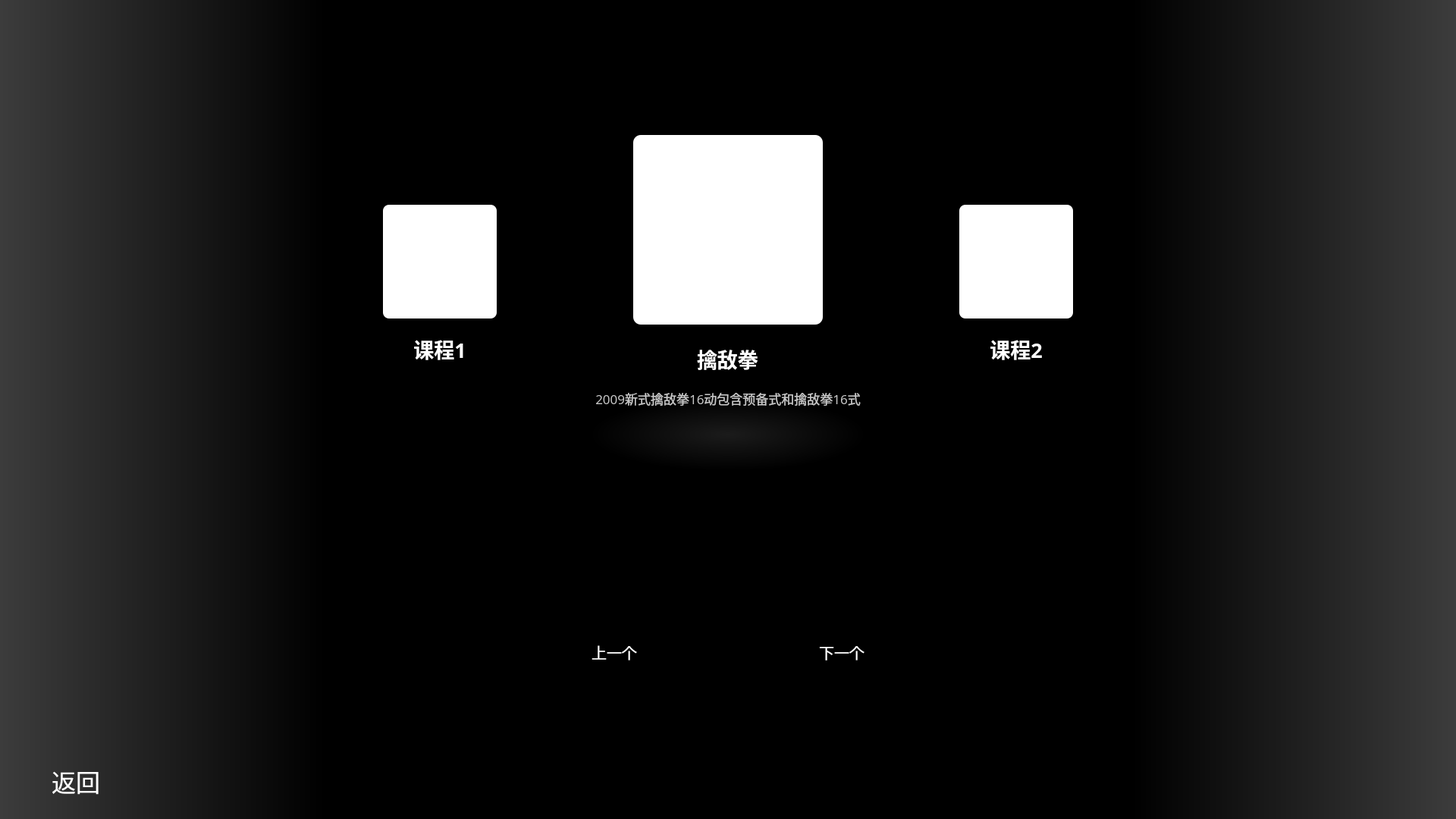
<?xml version="1.0" encoding="UTF-8"?>
<ui version="4.0">
 <class>Lessons_Select</class>
 <widget class="QWidget" name="Lessons_Select">
  <property name="geometry">
   <rect>
    <x>0</x>
    <y>0</y>
    <width>1920</width>
    <height>1080</height>
   </rect>
  </property>
  <property name="windowTitle">
   <string>Form</string>
  </property>
  <layout class="QHBoxLayout" name="horizontalLayout">
   <property name="spacing">
    <number>0</number>
   </property>
   <property name="leftMargin">
    <number>0</number>
   </property>
   <property name="topMargin">
    <number>0</number>
   </property>
   <property name="rightMargin">
    <number>0</number>
   </property>
   <property name="bottomMargin">
    <number>0</number>
   </property>
   <item>
    <widget class="QFrame" name="base_frame">
     <property name="sizePolicy">
      <sizepolicy hsizetype="Preferred" vsizetype="Preferred">
       <horstretch>0</horstretch>
       <verstretch>0</verstretch>
      </sizepolicy>
     </property>
     <property name="frameShape">
      <enum>QFrame::NoFrame</enum>
     </property>
     <property name="frameShadow">
      <enum>QFrame::Raised</enum>
     </property>
     <layout class="QHBoxLayout" name="horizontalLayout_2">
      <property name="spacing">
       <number>0</number>
      </property>
      <property name="leftMargin">
       <number>0</number>
      </property>
      <property name="topMargin">
       <number>0</number>
      </property>
      <property name="rightMargin">
       <number>0</number>
      </property>
      <property name="bottomMargin">
       <number>0</number>
      </property>
      <item>
       <widget class="QFrame" name="left_frame">
        <property name="sizePolicy">
         <sizepolicy hsizetype="Expanding" vsizetype="Preferred">
          <horstretch>2</horstretch>
          <verstretch>0</verstretch>
         </sizepolicy>
        </property>
        <property name="styleSheet">
         <string notr="true">background-color: qlineargradient(spread:pad, x1:0, y1:0, x2:1, y2:0, stop:0 rgba(60, 60, 60, 255), stop:1 rgba(0, 0, 0, 255));</string>
        </property>
        <property name="frameShape">
         <enum>QFrame::NoFrame</enum>
        </property>
        <property name="frameShadow">
         <enum>QFrame::Raised</enum>
        </property>
        <layout class="QVBoxLayout" name="verticalLayout_6">
         <property name="spacing">
          <number>0</number>
         </property>
         <property name="leftMargin">
          <number>0</number>
         </property>
         <property name="topMargin">
          <number>0</number>
         </property>
         <property name="rightMargin">
          <number>0</number>
         </property>
         <property name="bottomMargin">
          <number>0</number>
         </property>
         <item>
          <spacer name="verticalSpacer_11">
           <property name="orientation">
            <enum>Qt::Vertical</enum>
           </property>
           <property name="sizeHint" stdset="0">
            <size>
             <width>20</width>
             <height>40</height>
            </size>
           </property>
          </spacer>
         </item>
         <item>
          <widget class="QPushButton" name="btn_back">
           <property name="minimumSize">
            <size>
             <width>200</width>
             <height>100</height>
            </size>
           </property>
           <property name="maximumSize">
            <size>
             <width>200</width>
             <height>100</height>
            </size>
           </property>
           <property name="font">
            <font>
             <family>微软雅黑</family>
             <pointsize>24</pointsize>
            </font>
           </property>
           <property name="styleSheet">
            <string notr="true">QPushButton{
border:none;
background-color: rgba(50, 50, 50,0);
	color: rgb(255, 255, 255);
}</string>
           </property>
           <property name="text">
            <string>返回</string>
           </property>
           <property name="icon">
            <iconset resource="../res.qrc">
             <normaloff>:/icons/figs/icon/返回.png</normaloff>:/icons/figs/icon/返回.png</iconset>
           </property>
           <property name="iconSize">
            <size>
             <width>45</width>
             <height>45</height>
            </size>
           </property>
          </widget>
         </item>
        </layout>
       </widget>
      </item>
      <item>
       <widget class="QFrame" name="center_frame">
        <property name="sizePolicy">
         <sizepolicy hsizetype="Expanding" vsizetype="Preferred">
          <horstretch>5</horstretch>
          <verstretch>0</verstretch>
         </sizepolicy>
        </property>
        <property name="styleSheet">
         <string notr="true"/>
        </property>
        <property name="frameShape">
         <enum>QFrame::NoFrame</enum>
        </property>
        <property name="frameShadow">
         <enum>QFrame::Raised</enum>
        </property>
        <layout class="QVBoxLayout" name="verticalLayout">
         <property name="spacing">
          <number>0</number>
         </property>
         <property name="leftMargin">
          <number>0</number>
         </property>
         <property name="topMargin">
          <number>0</number>
         </property>
         <property name="rightMargin">
          <number>0</number>
         </property>
         <property name="bottomMargin">
          <number>0</number>
         </property>
         <item>
          <widget class="QFrame" name="center_top_frame">
           <property name="sizePolicy">
            <sizepolicy hsizetype="Preferred" vsizetype="Expanding">
             <horstretch>0</horstretch>
             <verstretch>6</verstretch>
            </sizepolicy>
           </property>
           <property name="styleSheet">
            <string notr="true">background-color: rgb(0, 0, 0);</string>
           </property>
           <property name="frameShape">
            <enum>QFrame::StyledPanel</enum>
           </property>
           <property name="frameShadow">
            <enum>QFrame::Raised</enum>
           </property>
           <layout class="QHBoxLayout" name="horizontalLayout_3">
            <property name="spacing">
             <number>0</number>
            </property>
            <property name="leftMargin">
             <number>0</number>
            </property>
            <property name="topMargin">
             <number>0</number>
            </property>
            <property name="rightMargin">
             <number>0</number>
            </property>
            <property name="bottomMargin">
             <number>0</number>
            </property>
            <item>
             <widget class="QFrame" name="left_fig_frame">
              <property name="sizePolicy">
               <sizepolicy hsizetype="Expanding" vsizetype="Preferred">
                <horstretch>2</horstretch>
                <verstretch>0</verstretch>
               </sizepolicy>
              </property>
              <property name="styleSheet">
               <string notr="true"/>
              </property>
              <property name="frameShape">
               <enum>QFrame::StyledPanel</enum>
              </property>
              <property name="frameShadow">
               <enum>QFrame::Raised</enum>
              </property>
              <layout class="QVBoxLayout" name="verticalLayout_3">
               <property name="spacing">
                <number>0</number>
               </property>
               <property name="leftMargin">
                <number>0</number>
               </property>
               <property name="topMargin">
                <number>0</number>
               </property>
               <property name="rightMargin">
                <number>0</number>
               </property>
               <property name="bottomMargin">
                <number>0</number>
               </property>
               <item>
                <spacer name="verticalSpacer_3">
                 <property name="orientation">
                  <enum>Qt::Vertical</enum>
                 </property>
                 <property name="sizeType">
                  <enum>QSizePolicy::Expanding</enum>
                 </property>
                 <property name="sizeHint" stdset="0">
                  <size>
                   <width>20</width>
                   <height>40</height>
                  </size>
                 </property>
                </spacer>
               </item>
               <item alignment="Qt::AlignHCenter">
                <widget class="QLabel" name="lab_left_fig">
                 <property name="minimumSize">
                  <size>
                   <width>150</width>
                   <height>150</height>
                  </size>
                 </property>
                 <property name="maximumSize">
                  <size>
                   <width>150</width>
                   <height>150</height>
                  </size>
                 </property>
                 <property name="styleSheet">
                  <string notr="true">background-color: rgb(255, 255, 255);
border-radius: 8px;</string>
                 </property>
                 <property name="text">
                  <string/>
                 </property>
                 <property name="alignment">
                  <set>Qt::AlignCenter</set>
                 </property>
                </widget>
               </item>
               <item>
                <spacer name="verticalSpacer">
                 <property name="orientation">
                  <enum>Qt::Vertical</enum>
                 </property>
                 <property name="sizeType">
                  <enum>QSizePolicy::Fixed</enum>
                 </property>
                 <property name="sizeHint" stdset="0">
                  <size>
                   <width>20</width>
                   <height>20</height>
                  </size>
                 </property>
                </spacer>
               </item>
               <item alignment="Qt::AlignHCenter">
                <widget class="QLabel" name="lab_left_title">
                 <property name="minimumSize">
                  <size>
                   <width>0</width>
                   <height>100</height>
                  </size>
                 </property>
                 <property name="maximumSize">
                  <size>
                   <width>16777214</width>
                   <height>100</height>
                  </size>
                 </property>
                 <property name="font">
                  <font>
                   <family>微软雅黑</family>
                   <pointsize>20</pointsize>
                   <bold>true</bold>
                  </font>
                 </property>
                 <property name="styleSheet">
                  <string notr="true">color: rgb(255, 255, 255);</string>
                 </property>
                 <property name="text">
                  <string>课程1</string>
                 </property>
                 <property name="alignment">
                  <set>Qt::AlignHCenter|Qt::AlignTop</set>
                 </property>
                </widget>
               </item>
               <item>
                <spacer name="verticalSpacer_2">
                 <property name="orientation">
                  <enum>Qt::Vertical</enum>
                 </property>
                 <property name="sizeType">
                  <enum>QSizePolicy::Expanding</enum>
                 </property>
                 <property name="sizeHint" stdset="0">
                  <size>
                   <width>20</width>
                   <height>40</height>
                  </size>
                 </property>
                </spacer>
               </item>
              </layout>
             </widget>
            </item>
            <item>
             <widget class="QFrame" name="center_fig_frame">
              <property name="sizePolicy">
               <sizepolicy hsizetype="Expanding" vsizetype="Preferred">
                <horstretch>3</horstretch>
                <verstretch>0</verstretch>
               </sizepolicy>
              </property>
              <property name="styleSheet">
               <string notr="true"/>
              </property>
              <property name="frameShape">
               <enum>QFrame::StyledPanel</enum>
              </property>
              <property name="frameShadow">
               <enum>QFrame::Raised</enum>
              </property>
              <layout class="QVBoxLayout" name="verticalLayout_2">
               <property name="spacing">
                <number>0</number>
               </property>
               <property name="leftMargin">
                <number>0</number>
               </property>
               <property name="topMargin">
                <number>0</number>
               </property>
               <property name="rightMargin">
                <number>0</number>
               </property>
               <property name="bottomMargin">
                <number>0</number>
               </property>
               <item>
                <spacer name="verticalSpacer_6">
                 <property name="orientation">
                  <enum>Qt::Vertical</enum>
                 </property>
                 <property name="sizeHint" stdset="0">
                  <size>
                   <width>20</width>
                   <height>60</height>
                  </size>
                 </property>
                </spacer>
               </item>
               <item alignment="Qt::AlignHCenter">
                <widget class="QLabel" name="lab_center_fig">
                 <property name="minimumSize">
                  <size>
                   <width>250</width>
                   <height>250</height>
                  </size>
                 </property>
                 <property name="maximumSize">
                  <size>
                   <width>250</width>
                   <height>250</height>
                  </size>
                 </property>
                 <property name="styleSheet">
                  <string notr="true">background-color: rgb(255, 255, 255);
border-radius: 10px;
</string>
                 </property>
                 <property name="text">
                  <string/>
                 </property>
                </widget>
               </item>
               <item>
                <spacer name="verticalSpacer_4">
                 <property name="orientation">
                  <enum>Qt::Vertical</enum>
                 </property>
                 <property name="sizeType">
                  <enum>QSizePolicy::Fixed</enum>
                 </property>
                 <property name="sizeHint" stdset="0">
                  <size>
                   <width>20</width>
                   <height>20</height>
                  </size>
                 </property>
                </spacer>
               </item>
               <item alignment="Qt::AlignHCenter">
                <widget class="QLabel" name="lab_center_title">
                 <property name="minimumSize">
                  <size>
                   <width>0</width>
                   <height>50</height>
                  </size>
                 </property>
                 <property name="maximumSize">
                  <size>
                   <width>16777215</width>
                   <height>50</height>
                  </size>
                 </property>
                 <property name="font">
                  <font>
                   <family>微软雅黑</family>
                   <pointsize>20</pointsize>
                   <bold>true</bold>
                  </font>
                 </property>
                 <property name="styleSheet">
                  <string notr="true">color: rgb(255, 255, 255);</string>
                 </property>
                 <property name="text">
                  <string>擒敌拳</string>
                 </property>
                </widget>
               </item>
               <item>
                <spacer name="verticalSpacer_5">
                 <property name="orientation">
                  <enum>Qt::Vertical</enum>
                 </property>
                 <property name="sizeType">
                  <enum>QSizePolicy::Fixed</enum>
                 </property>
                 <property name="sizeHint" stdset="0">
                  <size>
                   <width>20</width>
                   <height>15</height>
                  </size>
                 </property>
                </spacer>
               </item>
               <item>
                <widget class="QLabel" name="lab_describe">
                 <property name="minimumSize">
                  <size>
                   <width>0</width>
                   <height>120</height>
                  </size>
                 </property>
                 <property name="maximumSize">
                  <size>
                   <width>100000</width>
                   <height>120</height>
                  </size>
                 </property>
                 <property name="sizeIncrement">
                  <size>
                   <width>0</width>
                   <height>1</height>
                  </size>
                 </property>
                 <property name="font">
                  <font>
                   <family>微软雅黑</family>
                   <pointsize>13</pointsize>
                  </font>
                 </property>
                 <property name="styleSheet">
                  <string notr="true">color: rgb(200, 200, 200); 
background-color: qradialgradient(spread:pad, cx:0.5, cy:0.5, radius:0.4, fx:0.5, fy:0.5, stop:0 rgba(27, 27, 27, 255), stop:1 rgba(0, 0, 0, 255));</string>
                 </property>
                 <property name="text">
                  <string>2009新式擒敌拳16动包含预备式和擒敌拳16式</string>
                 </property>
                 <property name="alignment">
                  <set>Qt::AlignHCenter|Qt::AlignTop</set>
                 </property>
                 <property name="wordWrap">
                  <bool>true</bool>
                 </property>
                </widget>
               </item>
               <item>
                <spacer name="verticalSpacer_12">
                 <property name="orientation">
                  <enum>Qt::Vertical</enum>
                 </property>
                 <property name="sizeHint" stdset="0">
                  <size>
                   <width>20</width>
                   <height>40</height>
                  </size>
                 </property>
                </spacer>
               </item>
              </layout>
             </widget>
            </item>
            <item>
             <widget class="QFrame" name="right_fig_frame">
              <property name="sizePolicy">
               <sizepolicy hsizetype="Expanding" vsizetype="Preferred">
                <horstretch>2</horstretch>
                <verstretch>0</verstretch>
               </sizepolicy>
              </property>
              <property name="frameShape">
               <enum>QFrame::StyledPanel</enum>
              </property>
              <property name="frameShadow">
               <enum>QFrame::Raised</enum>
              </property>
              <layout class="QVBoxLayout" name="verticalLayout_4">
               <property name="spacing">
                <number>0</number>
               </property>
               <property name="leftMargin">
                <number>0</number>
               </property>
               <property name="topMargin">
                <number>0</number>
               </property>
               <property name="rightMargin">
                <number>0</number>
               </property>
               <property name="bottomMargin">
                <number>0</number>
               </property>
               <item>
                <spacer name="verticalSpacer_8">
                 <property name="orientation">
                  <enum>Qt::Vertical</enum>
                 </property>
                 <property name="sizeType">
                  <enum>QSizePolicy::Expanding</enum>
                 </property>
                 <property name="sizeHint" stdset="0">
                  <size>
                   <width>20</width>
                   <height>264</height>
                  </size>
                 </property>
                </spacer>
               </item>
               <item alignment="Qt::AlignHCenter|Qt::AlignVCenter">
                <widget class="QLabel" name="lab_right_fig">
                 <property name="minimumSize">
                  <size>
                   <width>150</width>
                   <height>150</height>
                  </size>
                 </property>
                 <property name="maximumSize">
                  <size>
                   <width>150</width>
                   <height>150</height>
                  </size>
                 </property>
                 <property name="styleSheet">
                  <string notr="true">background-color: rgb(255, 255, 255);
border-radius: 8px;</string>
                 </property>
                 <property name="text">
                  <string/>
                 </property>
                 <property name="alignment">
                  <set>Qt::AlignCenter</set>
                 </property>
                </widget>
               </item>
               <item>
                <spacer name="verticalSpacer_7">
                 <property name="orientation">
                  <enum>Qt::Vertical</enum>
                 </property>
                 <property name="sizeType">
                  <enum>QSizePolicy::Fixed</enum>
                 </property>
                 <property name="sizeHint" stdset="0">
                  <size>
                   <width>20</width>
                   <height>20</height>
                  </size>
                 </property>
                </spacer>
               </item>
               <item alignment="Qt::AlignHCenter">
                <widget class="QLabel" name="lab_right_title">
                 <property name="minimumSize">
                  <size>
                   <width>0</width>
                   <height>100</height>
                  </size>
                 </property>
                 <property name="maximumSize">
                  <size>
                   <width>16777215</width>
                   <height>100</height>
                  </size>
                 </property>
                 <property name="font">
                  <font>
                   <family>微软雅黑</family>
                   <pointsize>20</pointsize>
                   <bold>true</bold>
                  </font>
                 </property>
                 <property name="styleSheet">
                  <string notr="true">color: rgb(255, 255, 255);</string>
                 </property>
                 <property name="text">
                  <string>课程2</string>
                 </property>
                 <property name="alignment">
                  <set>Qt::AlignHCenter|Qt::AlignTop</set>
                 </property>
                </widget>
               </item>
               <item>
                <spacer name="verticalSpacer_9">
                 <property name="orientation">
                  <enum>Qt::Vertical</enum>
                 </property>
                 <property name="sizeType">
                  <enum>QSizePolicy::Expanding</enum>
                 </property>
                 <property name="sizeHint" stdset="0">
                  <size>
                   <width>20</width>
                   <height>263</height>
                  </size>
                 </property>
                </spacer>
               </item>
              </layout>
             </widget>
            </item>
           </layout>
          </widget>
         </item>
         <item>
          <widget class="QFrame" name="center_bottom_frame">
           <property name="sizePolicy">
            <sizepolicy hsizetype="Preferred" vsizetype="Expanding">
             <horstretch>0</horstretch>
             <verstretch>2</verstretch>
            </sizepolicy>
           </property>
           <property name="styleSheet">
            <string notr="true">background-color: rgb(0, 0, 0);</string>
           </property>
           <property name="frameShape">
            <enum>QFrame::NoFrame</enum>
           </property>
           <property name="frameShadow">
            <enum>QFrame::Raised</enum>
           </property>
           <layout class="QVBoxLayout" name="verticalLayout_5">
            <property name="spacing">
             <number>0</number>
            </property>
            <property name="leftMargin">
             <number>0</number>
            </property>
            <property name="topMargin">
             <number>0</number>
            </property>
            <property name="rightMargin">
             <number>0</number>
            </property>
            <property name="bottomMargin">
             <number>0</number>
            </property>
            <item alignment="Qt::AlignHCenter">
             <widget class="QFrame" name="button_frame">
              <property name="minimumSize">
               <size>
                <width>0</width>
                <height>100</height>
               </size>
              </property>
              <property name="maximumSize">
               <size>
                <width>16777215</width>
                <height>100</height>
               </size>
              </property>
              <property name="styleSheet">
               <string notr="true">QPushButton{
border:none;
}</string>
              </property>
              <property name="frameShape">
               <enum>QFrame::NoFrame</enum>
              </property>
              <property name="frameShadow">
               <enum>QFrame::Raised</enum>
              </property>
              <layout class="QHBoxLayout" name="horizontalLayout_4">
               <property name="spacing">
                <number>0</number>
               </property>
               <property name="leftMargin">
                <number>0</number>
               </property>
               <property name="topMargin">
                <number>0</number>
               </property>
               <property name="rightMargin">
                <number>0</number>
               </property>
               <property name="bottomMargin">
                <number>0</number>
               </property>
               <item>
                <widget class="QPushButton" name="btn_left">
                 <property name="sizePolicy">
                  <sizepolicy hsizetype="Minimum" vsizetype="Fixed">
                   <horstretch>50</horstretch>
                   <verstretch>0</verstretch>
                  </sizepolicy>
                 </property>
                 <property name="minimumSize">
                  <size>
                   <width>200</width>
                   <height>50</height>
                  </size>
                 </property>
                 <property name="maximumSize">
                  <size>
                   <width>200</width>
                   <height>50</height>
                  </size>
                 </property>
                 <property name="font">
                  <font>
                   <family>微软雅黑</family>
                   <pointsize>15</pointsize>
                  </font>
                 </property>
                 <property name="layoutDirection">
                  <enum>Qt::RightToLeft</enum>
                 </property>
                 <property name="styleSheet">
                  <string notr="true">color: rgb(255, 255, 255);</string>
                 </property>
                 <property name="text">
                  <string>上一个</string>
                 </property>
                 <property name="icon">
                  <iconset resource="../res.qrc">
                   <normaloff>:/icons/figs/icon/左箭头.png</normaloff>:/icons/figs/icon/左箭头.png</iconset>
                 </property>
                 <property name="iconSize">
                  <size>
                   <width>50</width>
                   <height>50</height>
                  </size>
                 </property>
                </widget>
               </item>
               <item>
                <widget class="QPushButton" name="btn_enter">
                 <property name="minimumSize">
                  <size>
                   <width>100</width>
                   <height>60</height>
                  </size>
                 </property>
                 <property name="maximumSize">
                  <size>
                   <width>100</width>
                   <height>60</height>
                  </size>
                 </property>
                 <property name="text">
                  <string/>
                 </property>
                 <property name="icon">
                  <iconset resource="../res.qrc">
                   <normaloff>:/icons/figs/icon/登入.png</normaloff>:/icons/figs/icon/登入.png</iconset>
                 </property>
                 <property name="iconSize">
                  <size>
                   <width>55</width>
                   <height>55</height>
                  </size>
                 </property>
                </widget>
               </item>
               <item>
                <widget class="QPushButton" name="btn_right">
                 <property name="minimumSize">
                  <size>
                   <width>200</width>
                   <height>50</height>
                  </size>
                 </property>
                 <property name="maximumSize">
                  <size>
                   <width>200</width>
                   <height>50</height>
                  </size>
                 </property>
                 <property name="font">
                  <font>
                   <family>微软雅黑</family>
                   <pointsize>15</pointsize>
                  </font>
                 </property>
                 <property name="styleSheet">
                  <string notr="true">color: rgb(255, 255, 255);</string>
                 </property>
                 <property name="text">
                  <string>下一个</string>
                 </property>
                 <property name="icon">
                  <iconset resource="../res.qrc">
                   <normaloff>:/icons/figs/icon/右箭头.png</normaloff>:/icons/figs/icon/右箭头.png</iconset>
                 </property>
                 <property name="iconSize">
                  <size>
                   <width>50</width>
                   <height>50</height>
                  </size>
                 </property>
                </widget>
               </item>
              </layout>
             </widget>
            </item>
            <item>
             <spacer name="verticalSpacer_10">
              <property name="orientation">
               <enum>Qt::Vertical</enum>
              </property>
              <property name="sizeHint" stdset="0">
               <size>
                <width>20</width>
                <height>40</height>
               </size>
              </property>
             </spacer>
            </item>
           </layout>
          </widget>
         </item>
        </layout>
       </widget>
      </item>
      <item>
       <widget class="QFrame" name="right_frame">
        <property name="sizePolicy">
         <sizepolicy hsizetype="Expanding" vsizetype="Preferred">
          <horstretch>2</horstretch>
          <verstretch>0</verstretch>
         </sizepolicy>
        </property>
        <property name="styleSheet">
         <string notr="true">background-color: qlineargradient(spread:pad, x1:0, y1:0, x2:1, y2:0, stop:0 rgba(0, 0, 0, 255), stop:1 rgba(60, 60, 60, 255));</string>
        </property>
        <property name="frameShape">
         <enum>QFrame::NoFrame</enum>
        </property>
        <property name="frameShadow">
         <enum>QFrame::Raised</enum>
        </property>
       </widget>
      </item>
     </layout>
    </widget>
   </item>
  </layout>
 </widget>
 <resources>
  <include location="../res.qrc"/>
 </resources>
 <connections/>
</ui>
